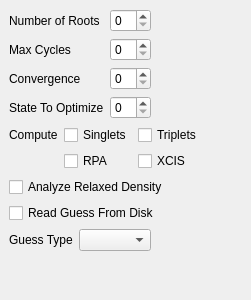
       <widget class="QWidget" name="AdvancedCIS" >
        <layout class="QVBoxLayout" >
         <property name="margin" >
          <number>9</number>
         </property>
         <property name="spacing" >
          <number>6</number>
         </property>
         <item>
          <layout class="QGridLayout" >
           <property name="margin" >
            <number>0</number>
           </property>
           <property name="spacing" >
            <number>6</number>
           </property>
           <item row="0" column="0" >
            <widget class="QLabel" name="label_91" >
             <property name="text" >
              <string>Number of Roots</string>
             </property>
            </widget>
           </item>
           <item row="0" column="2" >
            <spacer>
             <property name="orientation" >
              <enum>Qt::Horizontal</enum>
             </property>
             <property name="sizeHint" >
              <size>
               <width>40</width>
               <height>20</height>
              </size>
             </property>
            </spacer>
           </item>
           <item row="0" column="1" >
            <widget class="QSpinBox" name="cis_n_roots" />
           </item>
           <item row="1" column="1" >
            <widget class="QSpinBox" name="cis_max_cycles" />
           </item>
           <item row="2" column="1" >
            <widget class="QSpinBox" name="cis_convergence" />
           </item>
           <item row="2" column="0" >
            <widget class="QLabel" name="label_66" >
             <property name="text" >
              <string>Convergence</string>
             </property>
            </widget>
           </item>
           <item row="1" column="0" >
            <widget class="QLabel" name="label_166" >
             <property name="text" >
              <string>Max Cycles</string>
             </property>
            </widget>
           </item>
           <item row="3" column="0" >
            <widget class="QLabel" name="label_121" >
             <property name="text" >
              <string>State To Optimize</string>
             </property>
            </widget>
           </item>
           <item row="3" column="1" >
            <widget class="QSpinBox" name="cis_state_derivative" />
           </item>
          </layout>
         </item>
         <item>
          <layout class="QGridLayout" >
           <property name="margin" >
            <number>0</number>
           </property>
           <property name="spacing" >
            <number>6</number>
           </property>
           <item row="0" column="0" >
            <widget class="QLabel" name="label_78" >
             <property name="text" >
              <string>Compute</string>
             </property>
            </widget>
           </item>
           <item row="1" column="1" >
            <widget class="QCheckBox" name="rpa" >
             <property name="text" >
              <string>RPA</string>
             </property>
            </widget>
           </item>
           <item row="0" column="2" >
            <widget class="QCheckBox" name="cis_triplets" >
             <property name="text" >
              <string>Triplets</string>
             </property>
            </widget>
           </item>
           <item row="1" column="2" >
            <widget class="QCheckBox" name="xcis" >
             <property name="text" >
              <string>XCIS</string>
             </property>
            </widget>
           </item>
           <item row="0" column="1" >
            <widget class="QCheckBox" name="cis_singlets" >
             <property name="text" >
              <string>Singlets</string>
             </property>
            </widget>
           </item>
           <item row="0" column="3" >
            <spacer>
             <property name="orientation" >
              <enum>Qt::Horizontal</enum>
             </property>
             <property name="sizeHint" >
              <size>
               <width>40</width>
               <height>20</height>
              </size>
             </property>
            </spacer>
           </item>
          </layout>
         </item>
         <item>
          <widget class="QCheckBox" name="cis_relaxed_density" >
           <property name="text" >
            <string>Analyze Relaxed Density</string>
           </property>
          </widget>
         </item>
         <item>
          <widget class="QCheckBox" name="cis_guess_disk" >
           <property name="text" >
            <string>Read Guess From Disk</string>
           </property>
          </widget>
         </item>
         <item>
          <layout class="QHBoxLayout" >
           <property name="margin" >
            <number>0</number>
           </property>
           <property name="spacing" >
            <number>6</number>
           </property>
           <item>
            <widget class="QLabel" name="label_90" >
             <property name="text" >
              <string>Guess Type</string>
             </property>
            </widget>
           </item>
           <item>
            <widget class="QComboBox" name="cis_guess_disk_type" />
           </item>
           <item>
            <spacer>
             <property name="orientation" >
              <enum>Qt::Horizontal</enum>
             </property>
             <property name="sizeHint" >
              <size>
               <width>40</width>
               <height>20</height>
              </size>
             </property>
            </spacer>
           </item>
          </layout>
         </item>
         <item>
          <spacer>
           <property name="orientation" >
            <enum>Qt::Vertical</enum>
           </property>
           <property name="sizeHint" >
            <size>
             <width>20</width>
             <height>40</height>
            </size>
           </property>
          </spacer>
         </item>
        </layout>
       </widget>
